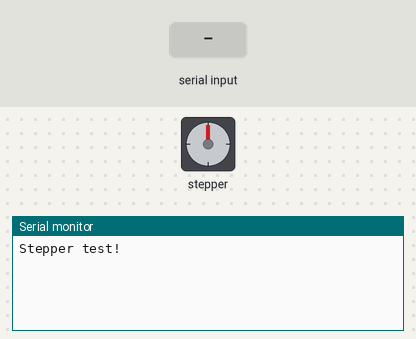
A sketch run on a simulated Arduino Uno, built with avr-gcc and run on an emulated ATmega328P. Shown: stepper motor, the last lines printed to the serial monitor. Wiring (inferred from the names in the program): stepper motor driver (200 steps per turn assumed): step pin 5; direction pin 3; enable pin 2. The inputs (shaded band) are chosen by the test bench.

Above: at 1.2 s.
1.3 s: "F" received over Serial
At 2.0 s:
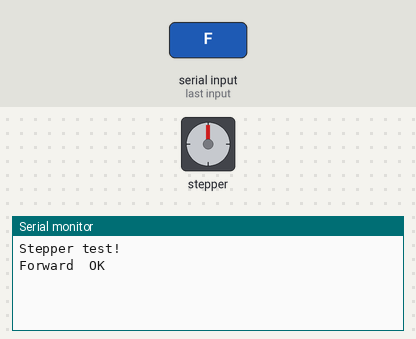
2.8 s: "B" received over Serial
At 3.1 s:
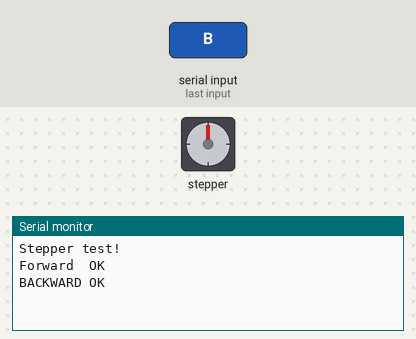
4.3 s: ":" received over Serial
At 5.4 s:
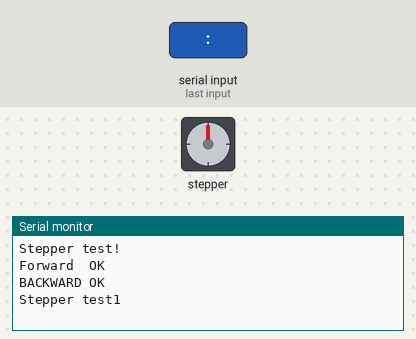

Measured:
- after the input at 1.3 s, the serial monitor: prints a new line at once (image 1)
- after the input at 2.8 s, the serial monitor: prints a new line at once (image 2)
- after the input at 4.3 s, the serial monitor: prints a new line at once (image 3)

The sketch:

One_Step-2.ino
```cpp
char command;
String string;
String string2;
int steps_from_command;
//These next three lines declare the pins that were used to connect the arduino board to the microstep driver
const int stepPin = 5;
const int dirPin = 3;
const int enPin = 2;

//#include <AFMotor.h>

// Connect a stepper motor with 200 steps per revolution
// to motor port #1 (M1 and M2)
//AF_Stepper motor(200, 1);
//AF_Stepper motor(200, 1);
  void setup()
  {
    //Declaring and setting up the serial port
   Serial.begin(9600);
   //This tests to see if there is a signal in the serial monitor
   //While there is no signal in the serial monitor it prints Stepper test
   Serial.println("Stepper test!");
     while(!Serial){}
   // motor.setSpeed(150);

//All of the pins declared above are outputting information to the microstep driver
    pinMode(stepPin, OUTPUT);
    pinMode(dirPin, OUTPUT);
    pinMode(enPin, OUTPUT);
  }

  void loop()
  {
    //If the serial monitor isn't busy this is preparing it to take a string as an input and tell the microstep driver to do something
    if (Serial.available() > 0)
    {string = "";
 Serial.println("Stepper test1");
  }

    while(Serial.available() > 0)
    {
      command = ((byte)Serial.read());
     //Serial.println(command);
     //If the serial monitor gets a command, we stop checking if it's busy
      if(command == ':')
      {
        break;
      }
      else
      {
        string += command;
      }
      delay(1);
    }

// now we get the number
while(Serial.available() > 0)
    {
      command = ((byte)Serial.read());
     //Serial.println(command);
      if(command == ':')
      {
        break;
      }
      else
      {
        string2 += command;
      }
      delay(1);
    }
//
steps_from_command=string2.toInt();
string2="";
// now we check what is string
 //This is telling the motor if it should rotate forward or backward
    if(string == "F")
    {
      Forward(steps_from_command);
      string="";

    }

    if(string == "B")
    {
      Backward(steps_from_command);
      string="";

    }
 }


// These subroutines need to be adopted considering the particular stepping motor controller that you are using
    void Forward(int steps)
    {
      //While i is less than the int steps, it will increment and cause the motor to move forward one setp
      //this will keep happenning unil the motor has moved the number of steps
       digitalWrite(dirPin, HIGH);
      for(int i=0; i<steps; i++){
        digitalWrite(stepPin, HIGH);
        delay(1);
        digitalWrite(stepPin, LOW);
        delay(1);
        }


//          motor.step(steps, FORWARD, SINGLE);
         // digitalWrite(13, HIGH);
         // delay(50);
   Serial.println("Forward  OK");
          delay(20);
    }
  //This does the same thing as above but in a different direction.
    void  Backward(int steps)
    {
      digitalWrite(dirPin, LOW);
      for(int i=0; i<steps; i++){
        digitalWrite(stepPin, HIGH);
        delay(1);
        digitalWrite(stepPin, LOW);
        delay(1);
        }

//      motor.step(steps, BACKWARD, SINGLE);
      //digitalWrite(13, LOW);
      //delay(50);
     Serial.println("BACKWARD OK");
     delay(20);
    }
```
